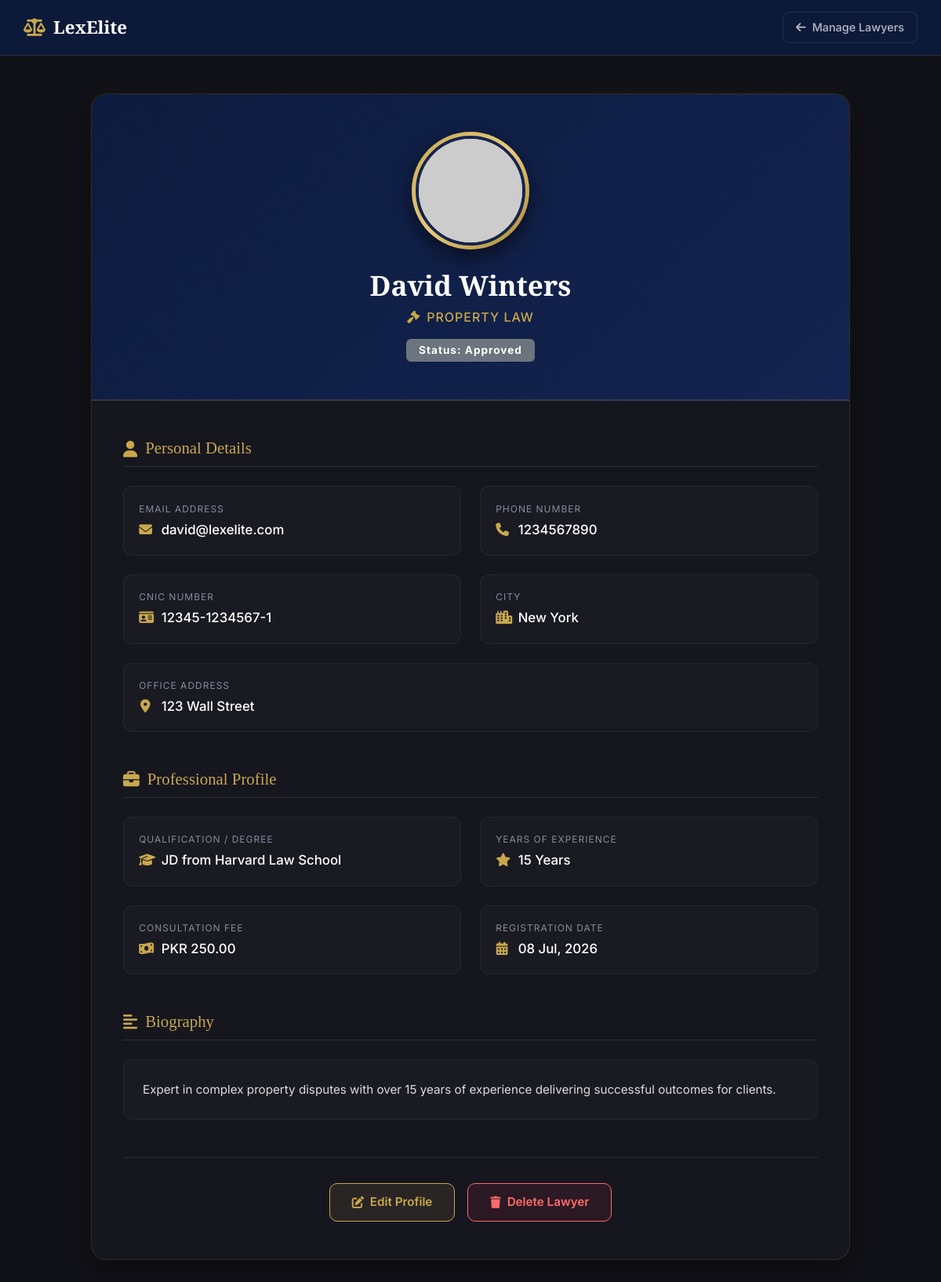
The page /lawyer_view.php?id=1 (signed in) on the database its author committed.
### tables this page shows
CREATE TABLE lawyers (
 lawyer_id INT AUTO_INCREMENT PRIMARY KEY,
 full_name VARCHAR(100) NOT NULL,
 email VARCHAR(100) UNIQUE NOT NULL,
 phone VARCHAR(20),
 password VARCHAR(255) NOT NULL,
 specialization VARCHAR(100),
 qualification VARCHAR(150),
 experience INT,
 city VARCHAR(100),
 address TEXT,
 license_no VARCHAR(100),
 bio TEXT,
 consultation_fee DECIMAL(10,2),
 profile_image VARCHAR(255),
 status ENUM('Pending','Approved','Rejected') DEFAULT 'Pending',
 created_at TIMESTAMP DEFAULT CURRENT_TIMESTAMP
);

### lawyer_view.php (the view, shortened to what this page needs)
<?php
include_once 'includes/connection.php';
$id = mysqli_real_escape_string($conn, $_GET['id']);
$query = "SELECT * FROM lawyers WHERE lawyer_id='$id'";
$result = mysqli_query($conn, $query);
$row = mysqli_fetch_assoc($result);
$statusColor = 'bg-secondary';
$statusText = ucfirst($row['status']);
?>
<!DOCTYPE html>
<html lang="en">
<head>
    <link href="https://cdn.jsdelivr.net/npm/bootstrap@5.3.3/dist/css/bootstrap.min.css" rel="stylesheet">
    <link href="https://cdnjs.cloudflare.com/ajax/libs/font-awesome/6.5.2/css/all.min.css" rel="stylesheet">
</head>
<body>
    <nav class="top-bar">
        <a href="admin.php" class="brand-logo">
            <i class="fas fa-balance-scale"></i> LexElite
        </a>
        <a href="admin.php" class="btn-back">
            <i class="fas fa-arrow-left"></i> Manage Lawyers
        </a>
    </nav>
    <div class="profile-container">
        <div class="premium-card">
            <div class="profile-header">
                <div class="profile-image-wrap">
                    <img src="uploads/<?php echo htmlspecialchars($row['profile_image']); ?>"
                         alt="Lawyer Profile"
                         class="profile-image"
                         onerror="this.src='https://ui-avatars.com/api/?name=<?php echo urlencode($row['full_name']); ?>&background=0D1B3E&color=C9A84C&size=150'">
                </div>
                <h1 class="lawyer-name"><?php echo htmlspecialchars($row['full_name']); ?></h1>
                <div class="lawyer-spec">
                    <i class="fas fa-gavel me-2"></i><?php echo htmlspecialchars($row['specialization']); ?>
                </div>
                <div>
                    <span class="badge <?php echo $statusColor; ?> px-3 py-2" style="font-size: 0.85rem; letter-spacing: 1px;">
                        Status: <?php echo $statusText; ?>
                    </span>
                </div>
            </div>
            <div class="info-body">
                <h3 class="section-title"><i class="fas fa-user"></i> Personal Details</h3>
                <div class="info-grid">
                    <div class="info-item">
                        <span class="info-label">Email Address</span>
                        <div class="info-value"><i class="fas fa-envelope"></i> <?php echo htmlspecialchars($row['email']); ?></div>
                    </div>
                    <div class="info-item">
                        <span class="info-label">Phone Number</span>
                        <div class="info-value"><i class="fas fa-phone"></i> <?php echo htmlspecialchars($row['phone']); ?></div>
                    </div>
                    <div class="info-item">
                        <span class="info-label">CNIC Number</span>
                        <div class="info-value"><i class="fas fa-id-card"></i> <?php echo htmlspecialchars($row['cnic_no']); ?></div>
                    </div>
                    <div class="info-item">
                        <span class="info-label">City</span>
                        <div class="info-value"><i class="fas fa-city"></i> <?php echo htmlspecialchars($row['city']); ?></div>
                    </div>
                    <div class="info-item" style="grid-column: 1 / -1;">
                        <span class="info-label">Office Address</span>
                        <div class="info-value"><i class="fas fa-map-marker-alt"></i> <?php echo htmlspecialchars($row['address']); ?></div>
                    </div>
                </div>
                <h3 class="section-title mt-5"><i class="fas fa-briefcase"></i> Professional Profile</h3>
                <div class="info-grid">
                    <div class="info-item">
                        <span class="info-label">Qualification / Degree</span>
                        <div class="info-value"><i class="fas fa-graduation-cap"></i> <?php echo htmlspecialchars($row['qualification']); ?></div>
                    </div>
                    <div class="info-item">
                        <span class="info-label">Years of Experience</span>
                        <div class="info-value"><i class="fas fa-star"></i> <?php echo htmlspecialchars($row['experience']); ?> Years</div>
                    </div>
                    <div class="info-item">
                        <span class="info-label">Consultation Fee</span>
                        <div class="info-value"><i class="fas fa-money-bill-wave"></i> PKR <?php echo htmlspecialchars($row['consultation_fee']); ?></div>
                    </div>
                    <div class="info-item">
                        <span class="info-label">Registration Date</span>
                        <div class="info-value"><i class="fas fa-calendar-alt"></i> <?php echo date('d M, Y', strtotime($row['created_at'])); ?></div>
                    </div>
                </div>
                <h3 class="section-title mt-5"><i class="fas fa-align-left"></i> Biography</h3>
                <div class="bio-box">
                    <?php echo nl2br(htmlspecialchars($row['bio'])); ?>
                </div>
                <div class="action-bar">
                    <a href="lawyer_edit.php?id=<?php echo $row['lawyer_id']; ?>" class="btn-luxury btn-edit">
                        <i class="fas fa-edit"></i> Edit Profile
                    </a>
                    <a href="lawyer_delete.php?id=<?php echo $row['lawyer_id']; ?>" class="btn-luxury btn-delete" onclick="return confirm('Are you sure you want to permanently delete this lawyer?');">
                        <i class="fas fa-trash"></i> Delete Lawyer
                    </a>
                </div>
            </div>
        </div>
    </div>
</body>
</html>

### lawyer_view.php (style rules this page uses)
:root { --gold: #C9A84C; --gold-light: #E8C97B; --gold-dark: #A8872E; --gold-gradient: linear-gradient(135deg, #C9A84C 0%, #E8C97B 50%, #A8872E 100%); --navy: #0D1B3E; --navy-light: #142450; --black: #0A0A0A; --dark: #111118; --dark-card: #16161F; --white: #FFFFFF; --text-muted: #8A8A9A; --font-serif: 'Playfair Display', Georgia, serif; --font-sans: 'Inter', system-ui, sans-serif; }
body { font-family: var(--font-sans); background-color: var(--dark); color: var(--white); min-height: 100vh; padding-bottom: 3rem; }
.top-bar { background: rgba(13, 27, 62, 0.9); backdrop-filter: blur(15px); border-bottom: 1px solid rgba(201, 168, 76, 0.15); padding: 15px 30px; display: flex; align-items: center; justify-content: space-between; position: sticky; top: 0; z-index: 100; }
.brand-logo { font-family: var(--font-serif); font-size: 1.4rem; font-weight: 700; color: var(--white); text-decoration: none; display: flex; align-items: center; gap: 10px; }
.brand-logo i { color: var(--gold); }
.btn-back { color: rgba(255, 255, 255, 0.7); text-decoration: none; font-size: 0.9rem; font-weight: 500; transition: all 0.3s; display: flex; align-items: center; gap: 8px; border: 1px solid rgba(255,255,255,0.1); padding: 8px 16px; border-radius: 8px; }
.profile-container { max-width: 1000px; margin: 3rem auto; padding: 0 1rem; }
.premium-card { background: var(--dark-card); border: 1px solid rgba(201, 168, 76, 0.15); border-radius: 20px; box-shadow: 0 15px 35px rgba(0,0,0,0.4), 0 0 20px rgba(201,168,76,0.05); overflow: hidden; position: relative; }
.profile-header { background: linear-gradient(135deg, var(--navy) 0%, var(--navy-light) 100%); padding: 3rem 2rem; text-align: center; border-bottom: 2px solid rgba(201, 168, 76, 0.2); position: relative; }
.profile-image-wrap { width: 150px; height: 150px; margin: 0 auto 1.5rem; border-radius: 50%; padding: 5px; background: var(--gold-gradient); box-shadow: 0 10px 25px rgba(0,0,0,0.5); }
.profile-image { width: 100%; height: 100%; object-fit: cover; border-radius: 50%; border: 4px solid var(--navy-light); }
.lawyer-name { font-family: var(--font-serif); font-size: 2.2rem; font-weight: 700; margin-bottom: 0.5rem; color: var(--white); }
.lawyer-spec { font-size: 1rem; color: var(--gold); font-weight: 500; letter-spacing: 1px; text-transform: uppercase; margin-bottom: 1rem; }
.info-body { padding: 3rem 2.5rem; }
.section-title { font-family: var(--font-serif); font-size: 1.3rem; color: var(--gold); border-bottom: 1px solid rgba(255, 255, 255, 0.1); padding-bottom: 10px; margin-bottom: 1.5rem; display: flex; align-items: center; gap: 10px; }
.info-grid { display: grid; grid-template-columns: repeat(auto-fit, minmax(280px, 1fr)); gap: 1.5rem; margin-bottom: 2.5rem; }
.info-item { background: rgba(255,255,255,0.02); border: 1px solid rgba(255,255,255,0.05); padding: 1.2rem; border-radius: 12px; transition: all 0.3s; }
.info-label { font-size: 0.75rem; color: var(--text-muted); text-transform: uppercase; letter-spacing: 1px; margin-bottom: 5px; display: block; }
.info-value { font-size: 1.05rem; color: var(--white); font-weight: 500; }
.info-value i { color: var(--gold); margin-right: 8px; width: 16px; text-align: center; }
.bio-box { background: rgba(255,255,255,0.02); border: 1px solid rgba(255,255,255,0.05); padding: 1.5rem; border-radius: 12px; font-size: 0.95rem; line-height: 1.8; color: rgba(255,255,255,0.85); }
.action-bar { display: flex; gap: 1rem; justify-content: center; margin-top: 3rem; padding-top: 2rem; border-top: 1px solid rgba(255,255,255,0.1); }
.btn-luxury { padding: 12px 28px; border-radius: 10px; font-weight: 600; font-size: 0.95rem; text-decoration: none; display: inline-flex; align-items: center; gap: 8px; transition: all 0.3s; }
.btn-edit { background: rgba(201, 168, 76, 0.1); color: var(--gold); border: 1px solid var(--gold); }
.btn-delete { background: rgba(220, 53, 69, 0.1); color: #ff6b6b; border: 1px solid #ff6b6b; }

### rows shown on the page
lawyers: full_name "David Winters", specialization "PROPERTY LAW", status "Approved", email "david@lexelite.com", phone "1234567890", cnic_no "12345-1234567-1", city "New York", address "123 Wall Street", qualification "JD from Harvard Law School", experience "15", consultation_fee "250.00", created_at "08 Jul, 2026", bio "Expert in complex property disputes with over 15 years of experience delivering successful outcomes for clients."
